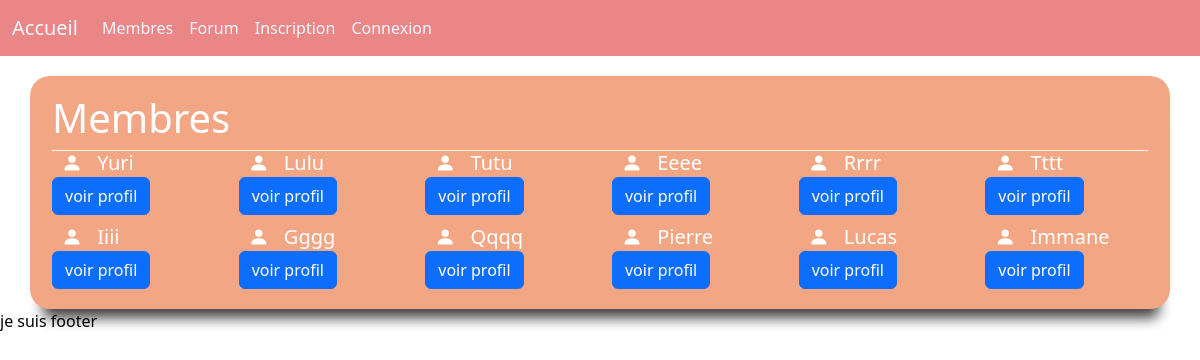
Screenshot of /_profil/membres.php with the database file from the repository.
### tables this page shows
CREATE TABLE `utilisateur` (
  `id` int(11) NOT NULL,
  `pseudo` varchar(50) NOT NULL,
  `mail` varchar(255) NOT NULL,
  `mdp` text NOT NULL,
  `date_creation` datetime NOT NULL,
  `date_connexion` datetime NOT NULL,
  `role` int(1) NOT NULL DEFAULT '0'
);

### _profil/membres.php (the view, shortened to what this page needs)
<?php
include_once('../include.php');
$req = $DB->prepare('SELECT id, pseudo FROM utilisateur ');
if (isset($_SESSION['id'])) {
    $req = $DB->prepare('SELECT * FROM utilisateur  WHERE id != ?');
    $req->execute([$_SESSION['id']]);
} else {
    $req->execute();
}
$req_membres = $req->fetchAll();
?>
<!doctype html>
<html lang="en">
<head>
    <?php
    require_once('../_head/link.php');
    ?>
</head>
<body>
    <?php require_once('../_menu/menu.php'); ?>
    <div class="container">
        <div class="row , bodyMembres">
            <div class="col-12  ">
                <h1>Membres</h1>
                <div class="borderLine"></div>
            </div>
            <?php
            foreach ($req_membres as $rm) {
            ?>
                <h5 class="col-2"><i class="bi bi-person-fill"></i> <?= $rm['pseudo'] ?>
                    <div>
                        <a class="btn btn-primary" href="_profil/voir-profil.php?id=<?= $rm['id'] ?>">voir profil</a>
                    </div>
                </h5>
            <?php
            }
            ?>
        </div>
    </div>
    <?php require_once('../_footer/footer.php'); ?>
</body>
</html>

### _css/style.css (style rules this page uses)
body { background-color: white; color: white; }
.borderLine { border-bottom: 1px solid white; }
i { padding: 10px; }
h1 { margin: 8px 0; }
.btn { margin: 2px 0; }
.bodyMembres { background-color: #f3a683; border-radius: 20px; margin-top: 20px; padding: 10px; box-shadow: 1px 21px 13px -12px rgba(0, 0, 0, 0.75); -webkit-box-shadow: 1px 21px 13px -12px rgba(0, 0, 0, 0.75); -moz-box-shadow: 1px 21px 13px -12px rgba(0, 0, 0, 0.75); }

### rows the page displays
utilisateur: pseudo "Yuri"
utilisateur: pseudo "Lulu"
utilisateur: pseudo "Tutu"
utilisateur: pseudo "Eeee"
utilisateur: pseudo "Rrrr"
utilisateur: pseudo "Tttt"
utilisateur: pseudo "Iiii"
utilisateur: pseudo "Gggg"
utilisateur: pseudo "Qqqq"
utilisateur: pseudo "Pierre"
utilisateur: pseudo "Lucas"
utilisateur: pseudo "Immane"
